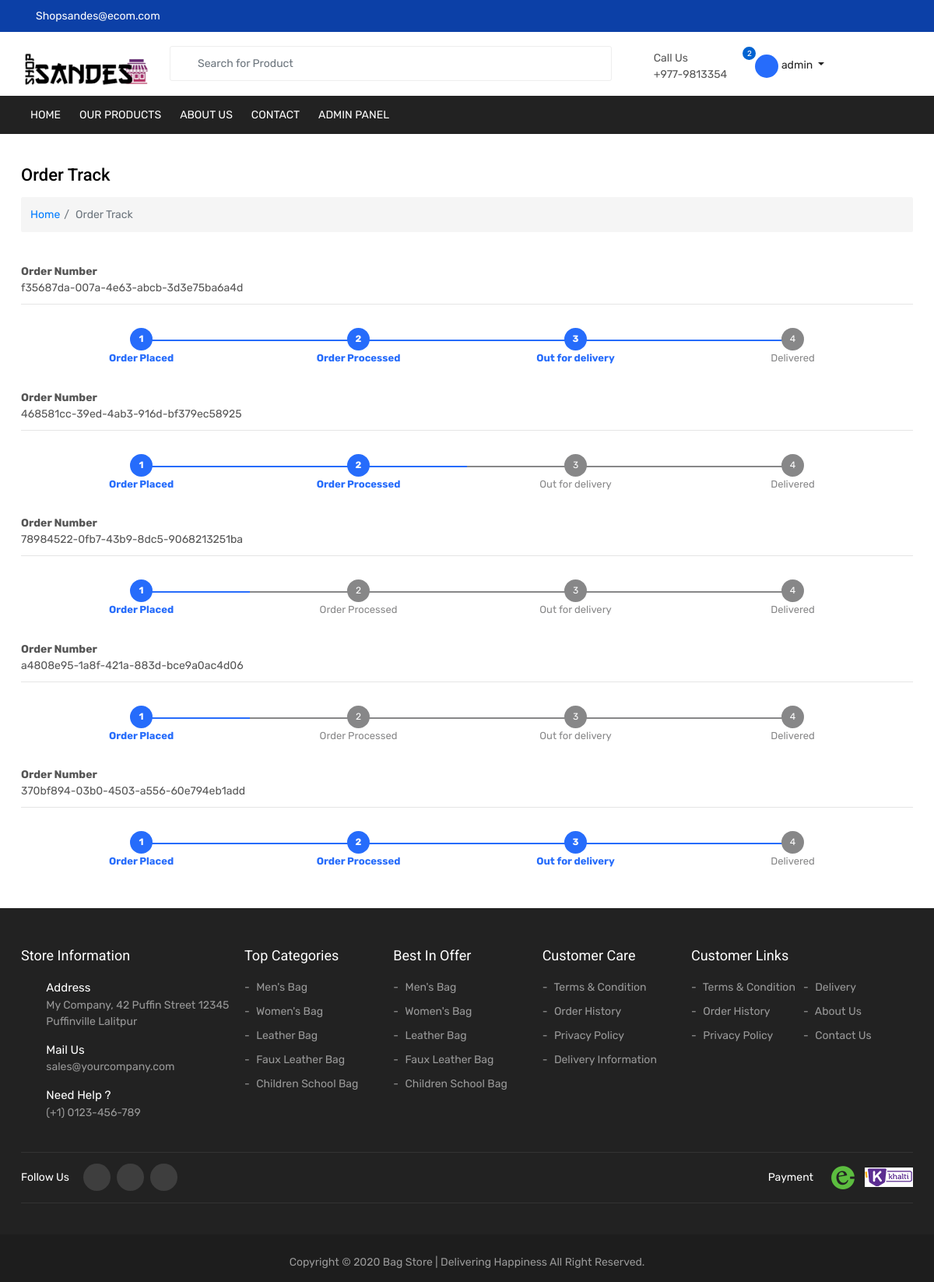
The app's page /Order_track/ (signed in) with its own data.
### cart/models.py (models this page shows, shortened)
class Cart(models.Model):
    cart_user = models.OneToOneField(User, on_delete=models.CASCADE)
    is_paid = models.BooleanField(default=False)
    def total_items(self):
        total = sum(item.quantity for item in self.cartitem_set.all())
        return total

class CartItem(models.Model):
    cart = models.ForeignKey(Cart, on_delete=models.CASCADE)
    product = models.ForeignKey(Product, on_delete=models.CASCADE, related_name='products')
    quantity = models.PositiveIntegerField(default=1)
    total_price = models.FloatField(blank=True, null=True)

### order/models.py (models this page shows, shortened)
class Order(models.Model):
    STATUS_CHOICES = (
        ('pending', 'Pending'),
        ('processing', 'Processing'),
        ('shipped', 'Shipped'),
        ('delivered', 'Delivered'),
        ('canceled', 'Canceled'),
    )
    PAYMENT_STATUS_CHOICES = (
        ('pending', 'Pending'),
        ('paid', 'Paid'),
        ('refunded', 'Refunded'),
    )
    customer = models.ForeignKey(User, on_delete=models.CASCADE)
    order_number = models.UUIDField(default=uuid.uuid4, editable=False, unique=True)
    order_date = models.DateTimeField(auto_now_add=True)
    total_price = models.DecimalField(max_digits=10, decimal_places=2)
    shipping_address = models.ForeignKey(OrderAddress, on_delete=models.CASCADE)
    payment_method = models.CharField(max_length=100)
    payment_status = models.CharField(max_length=20, choices=PAYMENT_STATUS_CHOICES, default='pending')
    order_status = models.CharField(max_length=20, choices=STATUS_CHOICES, default='pending')
    email = models.EmailField()
    contact = models.IntegerField()

### home/views.py (the view)
# urls.py: path('Order_track/', views.order_trace, name='trace_order'),
@login_required
def order_trace(request):
    data = Order.objects.filter(customer=request.user)
    context = {
        'data': data,
    }
    return render(request, 'order_tracking.html', context)

### home/templates/order_tracking.html (shortened to what this page needs)
{% extends 'base.html' %}
{% load static %}
{% block content %}
<section class="page__breadcrumb">
    <div class="container">
      <div class="breadcrumb__title">
        <h2>Order Track </h2>
      </div>
      <ol class="breadcrumb indigo lighten-4">
        <li class="breadcrumb-item"><a class="black-text" href="#">Home</a></li>
        <li class="breadcrumb-item active">Order Track</li>
      </ol>
    </div>
  </section>
  <main>
    <section class="main__content">
      <div class="ordertrack__detail">
        {% for d in data %}
        <div class="container">
          <div class="track-order">
            <div class="d-flex flex-row justify-content-between align-items-center order">
              <div class="d-flex flex-column order-details">
                <span><strong>Order Number</strong></span><span class="date">{{d.order_number}}</span>
              </div>
            </div>
            <hr class="divider mb-4">
            <div class="col">
              <ul class="order-tracking">
                <li class="step active">
                  <div class="track-div">
                    <span class="track-no">1</span>
                  </div>
                  <div class="order-infos1">Order Placed</div>
                </li>
                {% if d.order_status == 'processing' or d.order_status == 'shipped' %}
                <li class="step active">
                {% else %}
                <li class="step">
                {% endif %}
                  <div  class="track-div"><span class="track-no">2</span></div>
                  <div class="order-infos1">Order Processed</div>
                </li>
                {% if d.order_status == 'shipped' or d.order_status == 'delivered' %}
                <li class="step active">
                {% else %}
                <li class="step">
                {% endif %}
                  <div  class="track-div"><span class="track-no">3</span></div>
                  <div class="order-infos1">Out for delivery</div>
                </li>
                {% if d.order_status == 'delivered' %}
                <li class="step active">
                {% else %}
                <li class="step">
                {% endif %}
                  <div  class="track-div"><span class="track-no">4</span></div>
                  <div class="order-infos1">Delivered</div>
                </li>
              </ul>
            </div>
          </div>
        </div>
        {% endfor %}
      </div>
    </section>
  </main>
{% endblock %}

### templates/base.html (shortened to what this page needs)
{% load static %}
<!doctype html>
<html lang="en">
  <head>
    <link type="text/css" rel="stylesheet" href="{% static 'css/style.css' %}">
    <link rel="stylesheet" href="https://cdnjs.cloudflare.com/ajax/libs/line-awesome/1.3.0/line-awesome/css/line-awesome.min.css">
    <link rel="stylesheet" href="https://cdnjs.cloudflare.com/ajax/libs/line-awesome/1.3.0/font-awesome-line-awesome/css/all.min.css">
  </head>
  <body>
    <header>
      <section class="header__top">
        <div class="header__topbg">
          <div class="container">
            <div class="row">
              <div class="col* col-sm-6 col-lg-6 header__topleft">
                <ul class="list-unstyled">
                  <li>
                    <a href="#">
                      <i class="las la-envelope"></i>
                      <span>Shopsandes@ecom.com</span>
                    </a>
                  </li>
                </ul>
              </div>
              <div class="col* col-sm-6 col-lg-6 header__topright">
                <ul class="list-unstyled">
                  <li>
                    <a href="#">
                      <i class="lab la-facebook-f"></i>
                    </a>
                  </li>
                  <li>
                    <a href="#">
                      <i class="lab la-twitter"></i>
                    </a>
                  </li>
                  <li>
                    <a href="#">
                      <i class="lab la-instagram"></i>
                    </a>
                  </li>
                </ul>
              </div>
            </div>
          </div>
        </div>
      </section>
      <section class="header__mid">
        <div class="container">
          <div class="row">
            <div class="col* col-sm-3 col-md-3 col-lg-2 col-xl-2 logo__sec" >
              <a href="#">
                <img src="{% static 'img/logoshop.png' %}" class="img-fluid" alt="title">
              </a>
            </div>
            <div class="col* d-none d-lg-block col-md-4 col-lg-5 col-xl-6 header__search" >
              <form method="post" action="{% url 'search_products' %}">
                <div class="search__desk">
                  <input type="text" name="search" class="form-control" placeholder="Search for Product">
                  <button type="submit" value="" name=""><i class="las la-search"></i></button>
                </div>
              </form>
            </div>
            <div class="col* col-sm-9 col-md-9 col-lg-5 col-xl-4 header__user">
              <div class="header__userFlex">
                <div class="header__call d-none d-md-block d-lg-block py-2"  style="margin-right: -25px;">
                  <div class="header__callFlex">
                    <i class="las la-phone-volume"></i>
                    <div class="header__callInfos">
                      <span>Call Us</span>
                      <p>+977-9813354</p>
                    </div>
                  </div>
                </div>
                <div class="header__cart py-2" style="margin-right: -16px;">
                  <a href="{% url 'cart_display' %}">
                    <div class="cart__col">
                      <i class="las la-shopping-cart"></i>
                      {% if user.is_authenticated %}
                      <span class="item__count">{{ request.user.cart.total_items }}</span>
                      {% endif %}
                    </div>
                  </a>
                </div>
                {% if user.is_authenticated %}
                <div class="user__col py-2">
                  <div class="user__sign">
                    <ul class="list-unstyled">
                      <li class="dropdown dropdown-user  dropdownUser nav-item">
                        <a class="dropdown-toggle nav-link dropdown-user-link" href="#" data-toggle="dropdown">
                          <i class="las la-user"></i>
                          <span class="care__title">{{request.user}}</span>
                        </a>
                      </li>
                    </ul>
                {% endif %}
              </div>
            </div>
          </div>
        </div>
      </section>
      <section id="sticky" class="header__menu">
        <div class="xs-navBar">
          <div class="container">
            <nav class="xs-menus">
              <div class="nav-menus-wrapper">
                <ul class="nav-menu">
                  <li class="">
                    <a class="nav_link" href="{% url 'home' %}"> Home</a>
                  </li>
                  <li class="">
                    <a class="nav_link" href="{% url 'product_listing_display' %}"> Our Products</a>
                  </li>
                  <li class="">
                    <a class="nav_link" href="{% url 'about_us' %}" >About Us</a>
                  </li>
                  <li class="">
                    <a class="nav_link" href="{% url 'contact_display' %}" >Contact</a>
                  </li>
                  {% if request.user.is_staff %}
                  <li class="">
                    <a class="nav_link" href="{% url 'admin_panel_display' %}" target="_blank">Admin Panel</a>
                  </li>
                  {% endif %}
                </ul>
              </div>
            </nav>
          </div>
        </div>
      </section>
    </header>
    {% block content %}
    {% endblock %}
    <footer>
        <div class="footer__top">
          <div class="container">
            <div class="row no-gutters">
              <div class="col* col-md-4 col-lg-3 footer__list">
                <h3>Store Information</h3>
                <div class="contact__infos">
                  <ul>
                    <li>
                      <div class="contact__icon">
                        <i class="las la-map-marked-alt"></i>
                      </div>
                      <div class="contact__infos">
                        <label>Address</label>
                        <span>My Company, 42 Puffin Street 12345 Puffinville Lalitpur</span>
                      </div>
                    </li>
                    <li>
                      <div class="contact__icon">
                        <i class="las la-envelope-open-text"></i>
                      </div>
                      <div class="contact__infos">
                        <label>Mail Us</label>
                        <span>sales@yourcompany.com</span>
                      </div>
                    </li>
                    <li>
                      <div class="contact__icon">
                        <i class="las la-phone-volume"></i>
                      </div>
                      <div class="contact__infos">
                        <label>Need Help ?</label>
                        <span>(+1) 0123-456-789</span>
                      </div>
                    </li>
                  </ul>
                </div>
              </div>
              <div class="col* col-md-4 col-lg-2 footer__list">
                <h3>Top Categories</h3>
                <div class="footer__menu">
                  <ul>
                    <li><a href="#"> Men's Bag</a></li>
                    <li><a href="#"> Women's Bag</a></li>
                    <li><a href="#"> Leather Bag</a></li>
                    <li><a href="#"> Faux Leather Bag</a></li>
                    <li><a href="#"> Children School Bag </a></li>
                  </ul>
                </div>
              </div>
              <div class="col* col-md-4 col-lg-2 footer__list">
                <h3>Best In Offer</h3>
                <div class="footer__menu">
                  <ul>
                    <li><a href="#"> Men's Bag</a></li>
                    <li><a href="#"> Women's Bag</a></li>
                    <li><a href="#"> Leather Bag</a></li>
                    <li><a href="#"> Faux Leather Bag</a></li>
                    <li><a href="#"> Children School Bag </a></li>
                  </ul>
                </div>
              </div>
              <div class="col* col-md-4 col-lg-2 footer__list">
                <h3>Customer Care</h3>
                <div class="footer__menu">
                  <ul>
                    <li><a href="#"> Terms & Condition</a></li>
                    <li><a href="#"> Order History</a></li>
                    <li><a href="#"> Privacy Policy</a></li>
                    <li><a href="#"> Delivery Information</a></li>
                  </ul>
                </div>
              </div>
              <div class="col* col-md-4 col-lg-3 footer__list">
                <h3>Customer Links</h3>
                <div class="footer__menu footer__menu--1">
                  <ul>
                    <li><a href="#"> Terms & Condition</a></li>
                    <li><a href="#"> Order History</a></li>
                    <li><a href="#"> Privacy Policy</a></li>
                    <li><a href="#"> Delivery</a></li>
                    <li><a href="#"> About Us</a></li>
                    <li><a href="#"> Contact Us</a></li>
                  </ul>
                </div>
              </div>
            </div>
            <div class="footer__mid">
              <div class="socialPay__flex">
                <div class="socialPay__left">
                  <ul>
                    <li><label>Follow Us</label></li>
                    <li>
                      <a href="#">
                        <i class="lab la-facebook-f"></i>
                      </a>
                    </li>
                    <li>
                      <a href="#">
                        <i class="lab la-twitter"></i>
                      </a>
                    </li>
                    <li>
                      <a href="#">
                        <i class="lab la-instagram"></i>
                      </a>
                    </li>
                  </ul>
                </div>
                <div class="socialPay__right">
                  <ul>
                    <li><label>Payment</label></li>
                    <li>
                      <a href="#">
                        <img style="height: 4rem;" src="{% static 'img/esewa.png' %}" alt="title">
                      </a>
                    </li>
                    <li>
                      <a href="#">
                        <img src="{% static 'img/khalti.jpg' %}" alt="title">
                      </a>
                    </li>
                  </ul>
                </div>
              </div>
            </div>
          </div>
        </div>
        <div class="footer__bottom">
          <div class="container">
            <p>Copyright © 2020 Bag Store  | Delivering Happiness All Right Reserved.</p>
          </div>
        </div>
      </footer>
    </body>
  </html>

### records on screen
Order: order_number "f35687da-007a-4e63-abcb-3d3e75ba6a4d"
Order: order_number "468581cc-39ed-4ab3-916d-bf379ec58925"
Order: order_number "78984522-0fb7-43b9-8dc5-9068213251ba"
Order: order_number "a4808e95-1a8f-421a-883d-bce9a0ac4d06"
Order: order_number "370bf894-03b0-4503-a556-60e794eb1add"

### other values on screen
{{ request.user.cart.total_items }} "2"
{{ request.user }} "admin"
